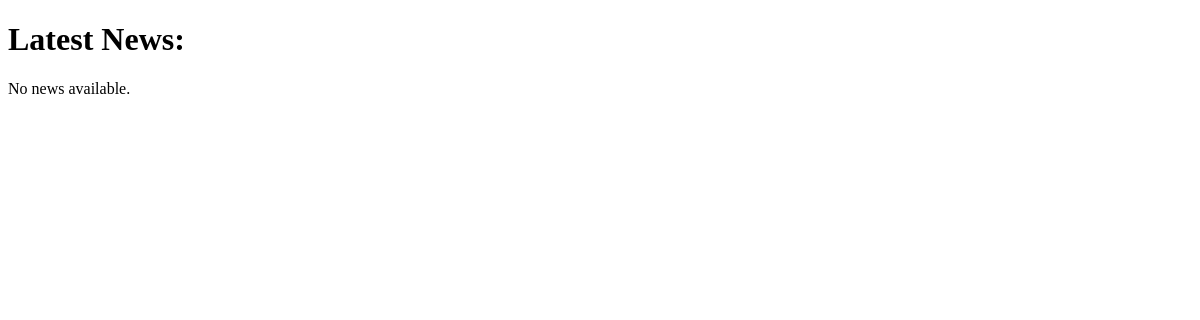
The page /home/ (signed in) on the database as committed earlier.
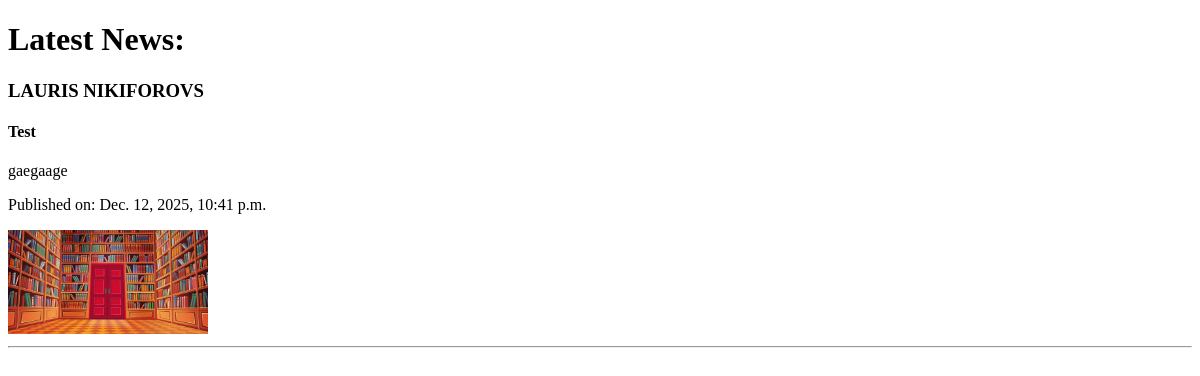
The same page on the database as committed later.
### News/models.py (models this page shows)
class newsItems(models.Model):
    author = models.ForeignKey(Account, on_delete=models.CASCADE)
    title = models.CharField(max_length=200)
    image = models.ImageField(upload_to='news_images/')
    description = models.TextField()
    publishedAt = models.DateTimeField(auto_now_add=True)

### account/models.py (models this page shows)
class Account(models.Model):
    firstName = models.CharField(max_length=20, validators=[name_validator])
    lastName = models.CharField(max_length=20, validators=[name_validator])
    email = models.EmailField(unique=True)
    password = models.CharField(max_length=24)
    createdAt = models.DateTimeField(auto_now_add=True)
    isAdmin = models.BooleanField(default=False)

### News/views.py (the view)
# urls.py: path("home/", views.news, name="home"),
@login_required
def news(request):
    newsObject = newsItems.objects.all()
    newsContext = {
        'news': newsObject,
        'admin': request.session.get('isAdmin', False)
    }
    return render(request, 'news/news.html', newsContext)

### News/templates/news/news.html (shortened to what this page needs)
{% load static %}
<!DOCTYPE html>
<html lang="en">
<head>
</head>
<body>
   <h1>Latest News:</h1>
   <div id="news-list">
       {% if news %}
           {% for item in news %}
               <div data-news-id="{{ item.id }}">
                   <h3>{{ item.author.firstName }} {{ item.author.lastName }}</h3>
                   <h4>{{ item.title }}</h4>
                   <p>{{ item.description }}</p>
                   <p>Published on: {{ item.publishedAt }}</p>
                   {% if item.image %}
                       <img src="{{ item.image.url }}" style="max-width: 200px; height: auto;">
                   {% endif %}
               </div>
               <hr>
           {% endfor %}
       {% else %}
           <p>No news available.</p>
       {% endif %}
   </div>
</body>
</html>

Rows that differ between the two databases and show on the page:
added newsItems: author.firstName "LAURIS", author.lastName "NIKIFOROVS", title "Test", description "gaegaage", publishedAt "Dec. 12, 2025, 10:41 p.m.", image (picture)
Other text that changed with them:
text no longer shown: "No news available."
